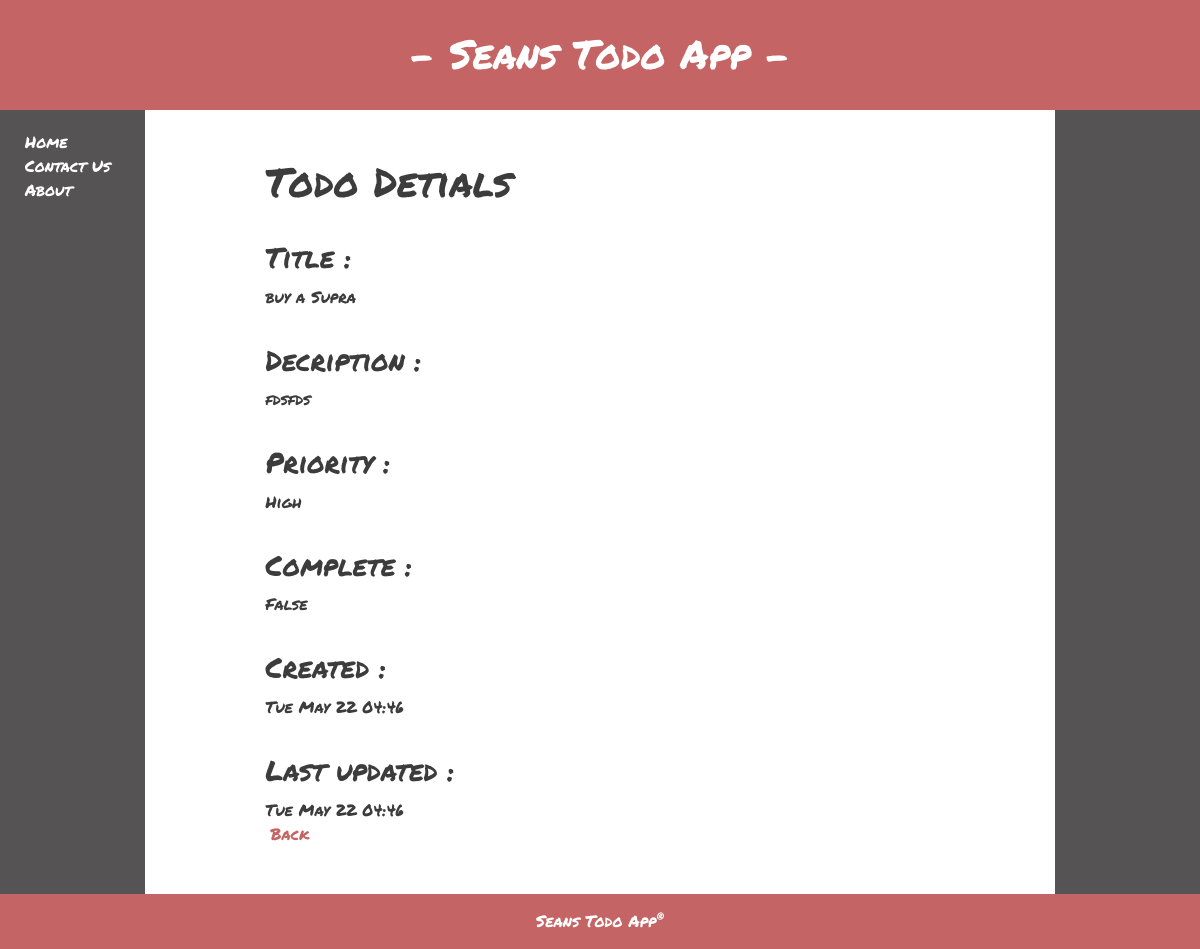
Page /todo/4/ on the committed database.
### todo_app/models.py (models this page shows)
class Todo(models.Model):
    title = models.CharField(max_length=30)
    description = models.CharField(max_length=200, null=True, blank=True)
    priority = models.CharField(max_length=6, choices=CHOICES)
    complete = models.BooleanField(default=False)
    created = models.DateTimeField(auto_now_add=True)
    updated = models.DateTimeField(auto_now=True)
    def __str__(self):
        return self.title

### todo_app/views.py (the view)
# urls.py: path('todo/<int:pk>/', TodoDetail.as_view(), name='todo'),
class TodoDetail(DetailView):
    model = Todo
    template_name = 'todo_app/todo.html'
    context_object_name = 'todo'

### todo_app/templates/todo_app/todo.html (shortened to what this page needs)
{% extends 'todo_app/base.html' %}
{% load static %}
{% block content %}
    <H1>Todo Detials</H1>
    <h3>Title :</h3>
        {{todo}}
    <h3>Decription :</h3>
        {{todo.description}}
    <h3>Priority :</h3>
        {{todo.priority}}
    <h3>Complete :</h3>
        {{todo.complete}}
    <h3>Created :</h3>
        {{todo.created|date:'D M y H:i'}}
    <h3>Last updated :</h3>
    {{todo.updated|date:'D M y H:i'}}
    <br>
    <a href="{% url 'index' %}">Back</a>
{% endblock content %}

### todo_app/static/todo_app/stylesheet.css (style rules this page uses)
body { display:flex; flex-direction: column; height: 750px; font-family: 'Permanent Marker', cursive; background-color: rgb(255, 255, 255); color: rgb(60, 60, 61); }
a { margin-top: 10px; margin-left: 5px; text-decoration: none; color: rgb(197, 100, 100) }
h3 { margin-top: 35px; margin-bottom: 10px; }

### rows in the picture
Todo: title "buy a Supra", description "fdsfds", priority "High", complete "False", created "Tue May 22 04:46", updated "Tue May 22 04:46"
